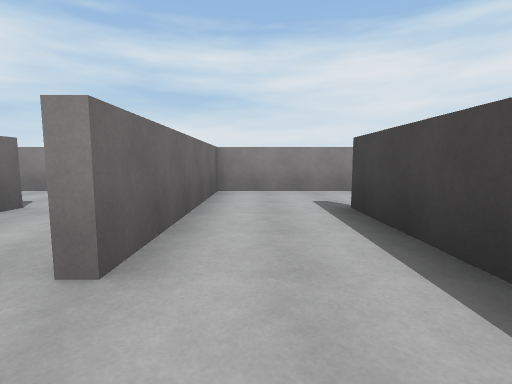
[1] (above)

16 first-person views from a walk through a scene from a Unity 3-D project. The camera is 1.3 m above the floor, tilts 6° down and sees 85° across. The floor is counted in squares, 2 m on a side. Each view is taken from the middle of a square. On the plan, view 1 faces up. The plan holds only what a view shows up to about 9 squares ahead; the rest is blank. The place goes on beyond the plan. The player character is not drawn.

[2]
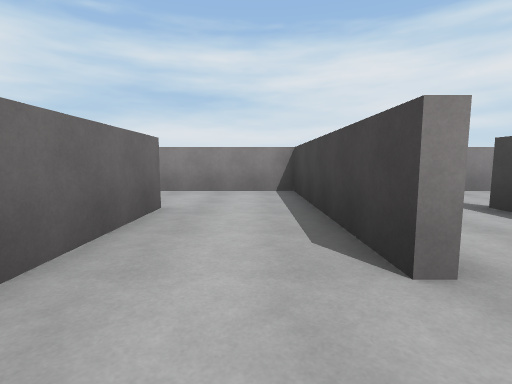

[3]
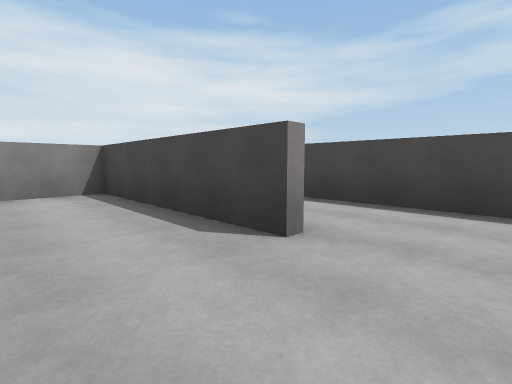

[4]
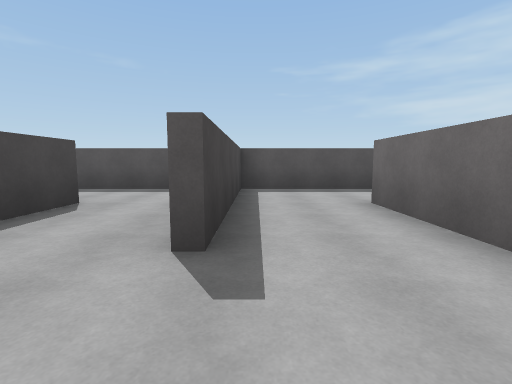

[5]
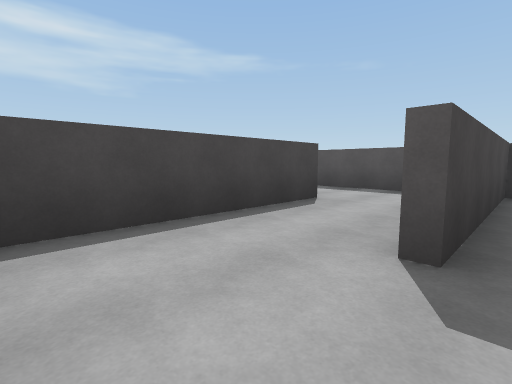

[6]
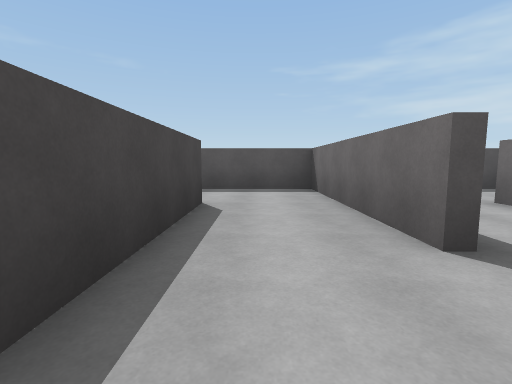

[7]
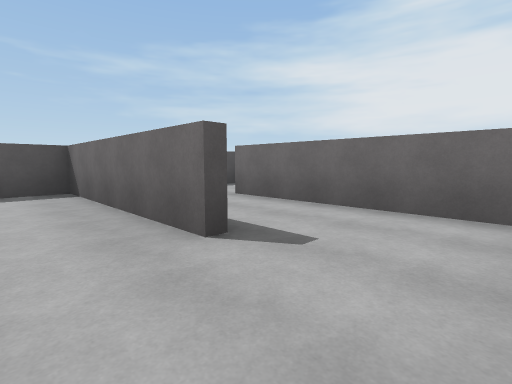

[8]
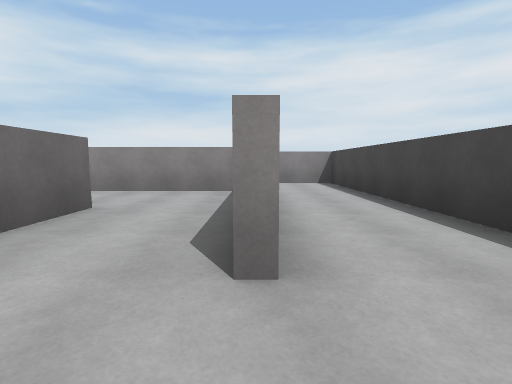

[9]
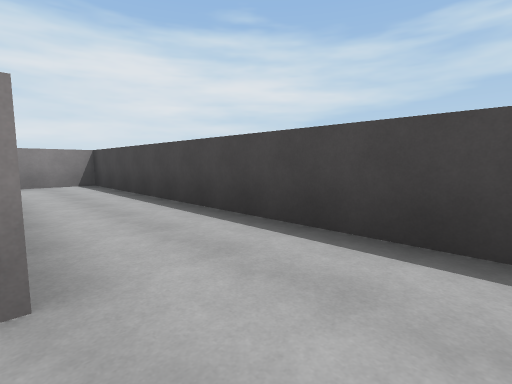

[10]
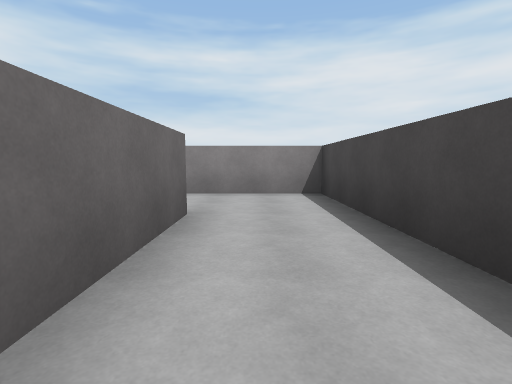

[11]
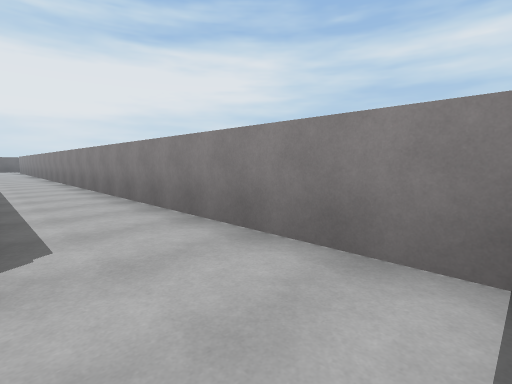

[12]
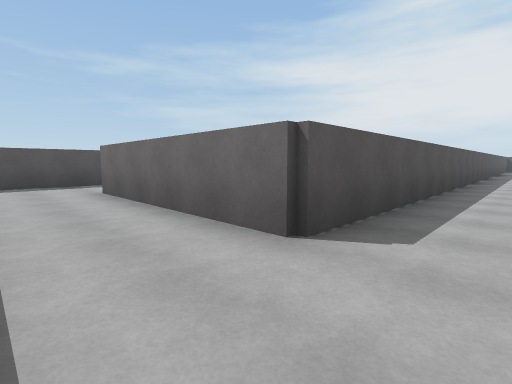

[13]
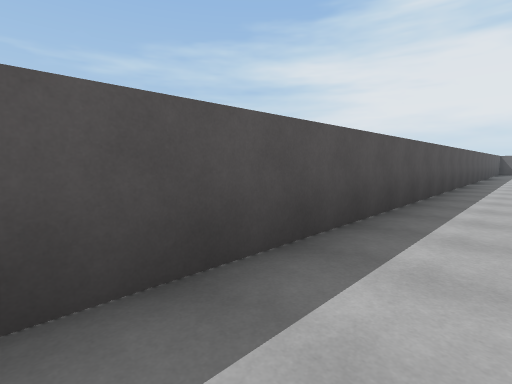

[14]
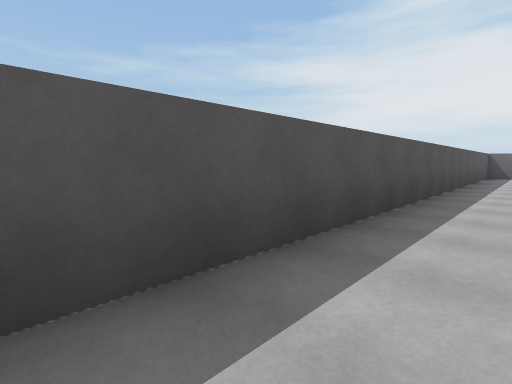

[15]
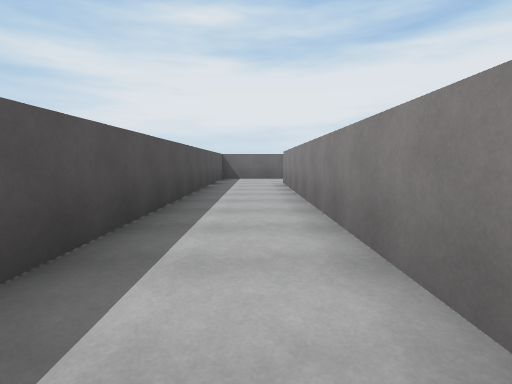

[16]
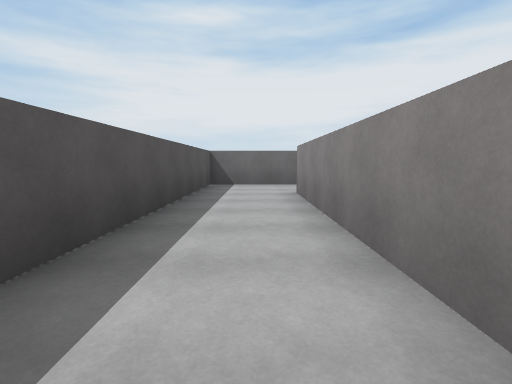

### Floor plan
Ten units are one square. View 1 is at (0, 0); x grows to the right and y downward. Boxes are objects, and circles mark ways between rooms. Rooms are numbered by the first view taken in them; rooms with no view inside come last. Other rooms are left out.
<svg viewBox="-189 -97 258 111">
<path fill="none" stroke="#000" d="M-15 9 14 9 14 -16M-30 9 -15 9M16 -41 16 -16M14 -16 14 -40M35 -64 -9 -64 -9 -15M39 -15 39 -60M-79 -89 -160 -89M36 9 56 9M64 0 64 -89 -50 -89M-184 -92 -184 -66 41 -66 41 -15M16 -16 16 9 36 9"/>
<circle cx="-10" cy="-5" r="3" fill="#2a7"/>
<circle cx="0" cy="-25" r="3" fill="#2a7"/>
<circle cx="25" cy="-25" r="3" fill="#2a7"/>
<circle cx="40" cy="-5" r="3" fill="#2a7"/>
<text x="-10" y="-10">1</text>
<text x="-30" y="-10">2</text>
<text x="20" y="-40">3</text>
<text x="-10" y="-80">4</text>
<text x="20" y="-10">5</text>
</svg>
Room 1 opens to room 2. Room 1 opens to room 3. Room 3 opens to room 5. Room 4 opens to room 5.

Where each view was taken, in squares from view 1:
view 1: 0 up, 0 right, facing up
view 2: 0 up, 2 left, facing up
view 3: 0 up, 3 left, facing up-right
view 4: 6 up, 1 right, facing down
view 5: 6 up, 1 right, facing down-right
view 6: 6 up, 3 right, facing down
view 7: 6 up, 3 right, facing down-left
view 8: 0 up, 4 right, facing up
view 9: 0 up, 4 right, facing up-right
view 10: 3 up, 5 right, facing up
view 11: 7 up, 6 right, facing up-left
view 12: 8 up, 6 right, facing down-left
view 13: 8 up, 1 right, facing down-left
view 14: 8 up, 4 left, facing down-left
view 15: 8 up, 7 left, facing left
view 16: 8 up, 10 left, facing left
